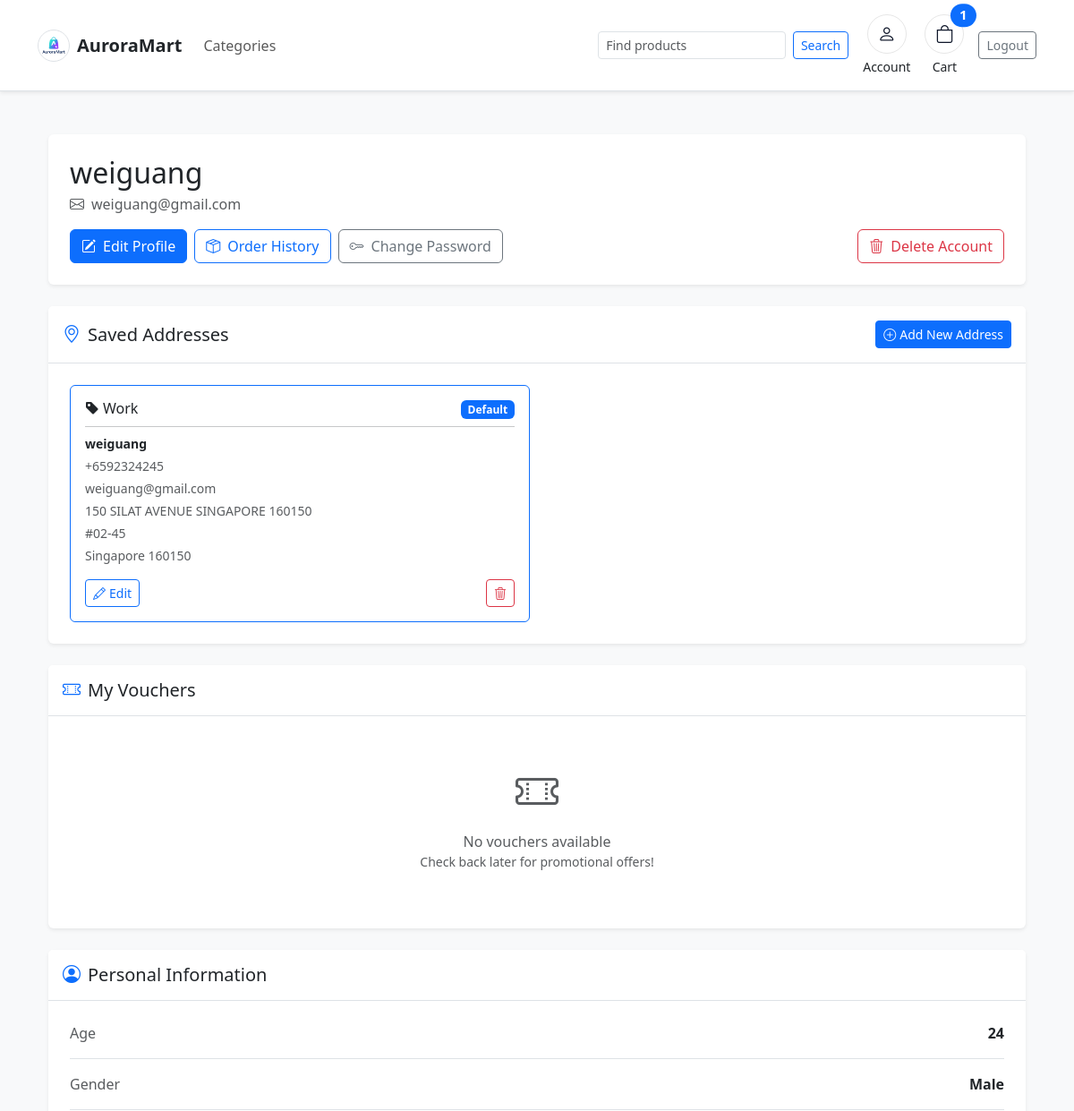
/store/profile/ (signed in, upper part), run on an earlier commit of the app's database.
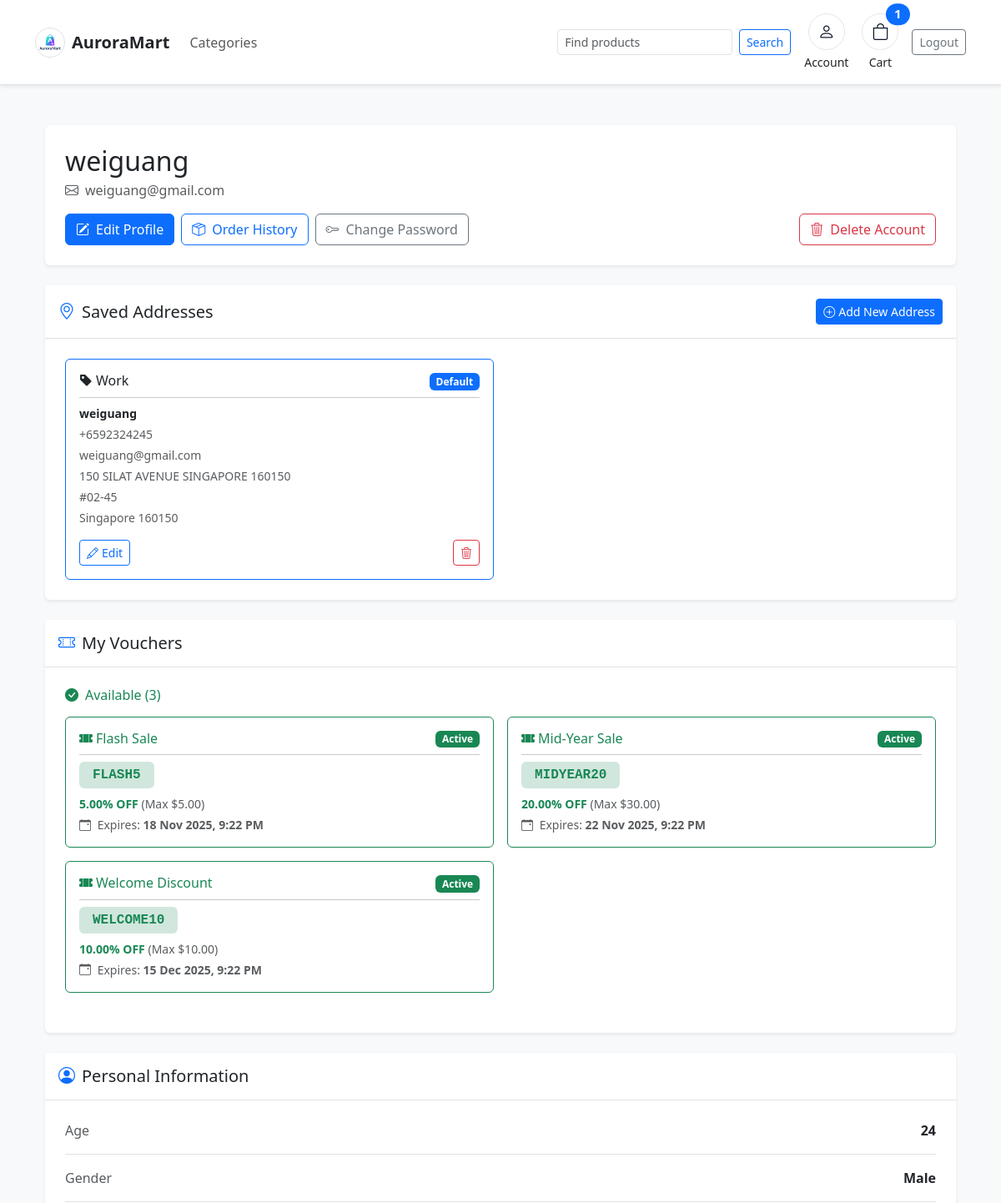
And on a later commit of the database.
### ecommercemodule/models.py (models this page shows, shortened)
class CustomerAddress(models.Model):
    customer = models.ForeignKey(
        Customer,
        on_delete=models.CASCADE,
        related_name="addresses"
    )
    label = models.CharField(
        max_length=50,
        blank=True,
        help_text="e.g., 'Home' or 'Work'"
    )
    recipient_name = models.CharField(max_length=255)
    mobile_number = models.CharField(max_length=20, validators=[phone_validator])
    email = models.EmailField(blank=True, null=True)
    postal_code = models.CharField(max_length=6, validators=[postal_validator])
    address_line1 = models.CharField(max_length=255)
    address_line2 = models.CharField(max_length=255, blank=True, null=True)
    delivery_notes = models.TextField(blank=True, null=True)
    is_default = models.BooleanField(default=False)
    created_at = models.DateTimeField(auto_now_add=True)
    updated_at = models.DateTimeField(auto_now=True)
    class Meta:
        ordering = ["-is_default", "-updated_at"]
        verbose_name = "Customer Address"
        verbose_name_plural = "Customer Addresses"

### admin_panel/models.py (models this page shows, shortened)
class VoucherAssignment(models.Model):
    voucher = models.ForeignKey(Voucher, on_delete=models.CASCADE, related_name='assignments')
    customer = models.ForeignKey(Customer, on_delete=models.CASCADE, related_name='voucher_assignments')
    assigned_at = models.DateTimeField(auto_now_add=True)
    expires_at = models.DateTimeField()
    used = models.BooleanField(default=False)
    class Meta:
        ordering = ("-assigned_at",)

class Voucher(models.Model):
    name = models.CharField(max_length=255)
    code = models.CharField(max_length=32, unique=True, default=generate_voucher_code)
    days_valid = models.PositiveIntegerField(default=30, help_text="How many days the voucher is valid from assignment")
    percent_off = models.DecimalField(max_digits=5, decimal_places=2, validators=[MinValueValidator(0), MaxValueValidator(100)])
    cap_amount = models.DecimalField(max_digits=10, decimal_places=2, default=0.00, validators=[MinValueValidator(0)])
    created_at = models.DateTimeField(auto_now_add=True)
    scheduled_auto_launch = models.BooleanField(default=False, help_text='If set, voucher will be auto-launched on the scheduled day/month each year when the management command runs.')
    scheduled_month = models.PositiveSmallIntegerField(null=True, blank=True, help_text='Month for scheduled launch (1-12)')
    scheduled_day = models.PositiveSmallIntegerField(null=True, blank=True, help_text='Day of month for scheduled launch (1-31)')
    class Meta:
        ordering = ("-created_at",)

### ecommercemodule/views.py (the view)
# urls.py: path("profile/", views.profile_view, name="profile"),
@login_required
def profile_view(request):
    profile = _get_or_create_profile(request.user)
    saved_addresses = CustomerAddress.objects.filter(customer=profile).order_by('-is_default', '-updated_at')
    now = timezone.now()
    voucher_assignments = VoucherAssignment.objects.filter(
        customer=profile
    ).select_related('voucher').order_by('-assigned_at')
    available_vouchers = [v for v in voucher_assignments if not v.used and v.expires_at > now]
    used_vouchers = [v for v in voucher_assignments if v.used]
    expired_vouchers = [v for v in voucher_assignments if not v.used and v.expires_at <= now]
    return render(request, "ecommercemodule/profile.html", {
        "profile": profile,
        "saved_addresses": saved_addresses,
        "available_vouchers": available_vouchers,
        "used_vouchers": used_vouchers,
        "expired_vouchers": expired_vouchers,
    })

### ecommercemodule/context_processors.py (called while the page is built)
def cart_item_count(request):
    cart = None
    if not hasattr(request, "session"):
        return {"cart_item_count": 0}
    if request.user.is_authenticated:
        profile, _ = Customer.objects.get_or_create(user=request.user)
        cart = Cart.objects.filter(customer=profile).first()
    else:
        session_key = request.session.session_key
        if not session_key:
            request.session.create()
            session_key = request.session.session_key
        cart = Cart.objects.filter(session_key=session_key).first()
    if not cart:
        return {"cart_item_count": 0}
    total = cart.items.aggregate(total=Sum("quantity"))["total"] or 0
    return {"cart_item_count": total}

### ecommercemodule/views.py (called while the page is built)
def _get_or_create_profile(user):
    profile, _ = Customer.objects.get_or_create(user=user)
    return profile

### ecommercemodule/templates/ecommercemodule/profile.html (shortened to what the changed rows need)
{% extends "ecommercemodule/base.html" %}
{% block content %}
<div class="container py-4">
    <div class="row">
        <div class="col-12 mb-4">
            <div class="card border-0 shadow-sm">
                <div class="card-body p-4">
                    <div class="mb-3">
                        <h2 class="mb-1">{{ profile.user.username }}</h2>
                    </div>
                </div>
            </div>
        </div>
        <div class="col-12 mb-4">
            <div class="card border-0 shadow-sm">
                <div class="card-body p-4">
                    {% if saved_addresses %}
                        <div class="row g-3">
                            {% for address in saved_addresses %}
                            <div class="col-12 col-md-6">
                                <div class="card border {% if address.is_default %}border-primary{% endif %} h-100">
                                    <div class="card-body">
                                        <div class="d-flex justify-content-between align-items-start mb-2">
                                            <h6 class="mb-0">
                                                {% if address.label %}
                                                    <i class="bi bi-tag-fill me-1"></i>{{ address.label }}
                                                {% else %}
                                                    <i class="bi bi-house-fill me-1"></i>Address
                                                {% endif %}
                                            </h6>
                                            {% if address.is_default %}
                                                <span class="badge bg-primary">Default</span>
                                            {% endif %}
                                        </div>
                                        <hr class="my-2">
                                        <p class="mb-1 small"><strong>{{ address.recipient_name }}</strong></p>
                                        <p class="mb-1 small text-muted">{{ address.mobile_number }}</p>
                                        {% if address.email %}
                                            <p class="mb-1 small text-muted">{{ address.email }}</p>
                                        {% endif %}
                                        <p class="mb-1 small text-muted">{{ address.address_line1 }}</p>
                                        {% if address.address_line2 %}
                                            <p class="mb-1 small text-muted">{{ address.address_line2 }}</p>
                                        {% endif %}
                                        <p class="mb-2 small text-muted">Singapore {{ address.postal_code }}</p>
                                        <div class="d-flex gap-2 mt-3">
                                            <a href="{% url 'store:address_edit' address.id %}" class="btn btn-sm btn-outline-primary">
                                                <i class="bi bi-pencil me-1"></i>Edit
                                            </a>
                                            <form method="post" action="{% url 'store:address_delete' address.id %}" class="d-inline ms-auto" onsubmit="return confirm('Delete this address?')">
                                                <button type="submit" class="btn btn-sm btn-outline-danger">
                                                    <i class="bi bi-trash3"></i>
                                                </button>
                                            </form>
                                        </div>
                                    </div>
                                </div>
                            </div>
                            {% endfor %}
                        </div>
                    {% endif %}
                </div>
            </div>
        </div>
        <div class="col-12 mb-4">
            <div class="card border-0 shadow-sm">
                <div class="card-body p-4">
                    {% if available_vouchers or used_vouchers or expired_vouchers %}
                        {% if available_vouchers %}
                        <div class="mb-4">
                            <h6 class="text-success mb-3">
                                <i class="bi bi-check-circle-fill me-2"></i>Available ({{ available_vouchers|length }})
                            </h6>
                            <div class="row g-3">
                                {% for assignment in available_vouchers %}
                                <div class="col-12 col-md-6">
                                    <div class="card border-success h-100">
                                        <div class="card-body">
                                            <div class="d-flex justify-content-between align-items-start mb-2">
                                                <h6 class="mb-0 text-success">
                                                    <i class="bi bi-ticket-perforated-fill me-1"></i>{{ assignment.voucher.name }}
                                                </h6>
                                                <span class="badge bg-success">Active</span>
                                            </div>
                                            <hr class="my-2">
                                            <div class="mb-2">
                                                <span class="badge bg-success-subtle text-success px-3 py-2 fs-6 font-monospace">
                                                    {{ assignment.voucher.code }}
                                                </span>
                                            </div>
                                            <p class="mb-1 small">
                                                <strong class="text-success">{{ assignment.voucher.percent_off }}% OFF</strong>
                                                {% if assignment.voucher.cap_amount > 0 %}
                                                    <span class="text-muted">(Max ${{ assignment.voucher.cap_amount|floatformat:2 }})</span>
                                                {% endif %}
                                            </p>
                                            <p class="mb-0 small text-muted">
                                                <i class="bi bi-calendar-event me-1"></i>
                                                Expires: <strong>{{ assignment.expires_at|date:"d M Y, g:i A" }}</strong>
                                            </p>
                                        </div>
                                    </div>
                                </div>
                                {% endfor %}
                            </div>
                        </div>
                        {% endif %}
                    {% else %}
                        <div class="text-center py-4">
                            <i class="bi bi-ticket-perforated text-muted" style="font-size: 3rem;"></i>
                            <p class="text-muted mt-2 mb-0">No vouchers available</p>
                            <p class="text-muted small">Check back later for promotional offers!</p>
                        </div>
                    {% endif %}
                </div>
            </div>
        </div>
    </div>
</div>
{% endblock %}

What changed in the data, as far as the page shows it:
added VoucherAssignment: voucher.name "Flash Sale", voucher.code "FLASH5", voucher.percent_off "5.00", voucher.cap_amount "5.00", expires_at "18 Nov 2025, 9:22 PM"
added VoucherAssignment: voucher.name "Mid-Year Sale", voucher.code "MIDYEAR20", voucher.percent_off "20.00", voucher.cap_amount "30.00", expires_at "22 Nov 2025, 9:22 PM"
added VoucherAssignment: voucher.name "Welcome Discount", voucher.code "WELCOME10", voucher.percent_off "10.00", voucher.cap_amount "10.00", expires_at "15 Dec 2025, 9:22 PM"
Also different on the page:
{{ available_vouchers|length }}: (not shown) → "3"
text no longer shown: "No vouchers available Check back later for promotional offers!"
text now shown: "Available ( )"
